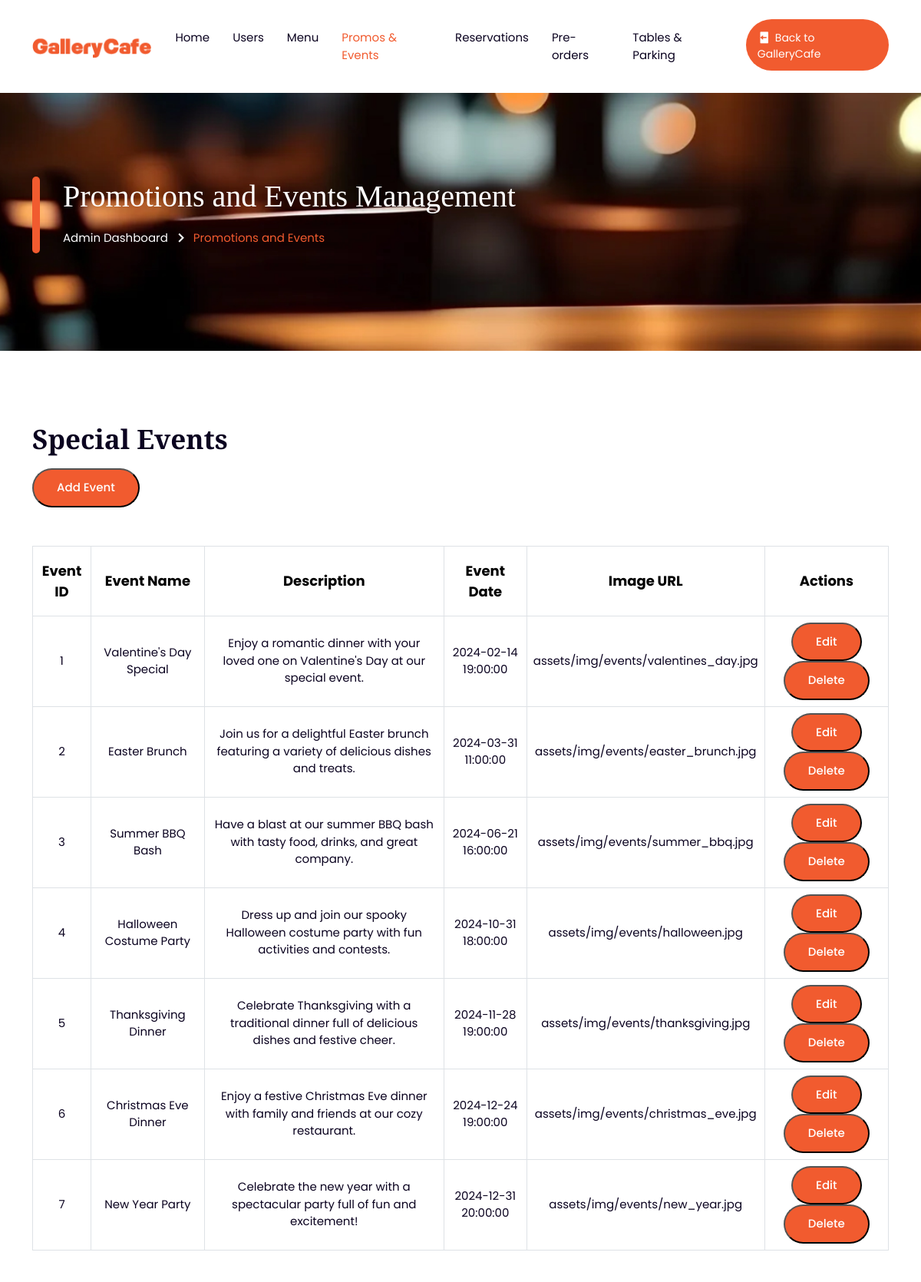
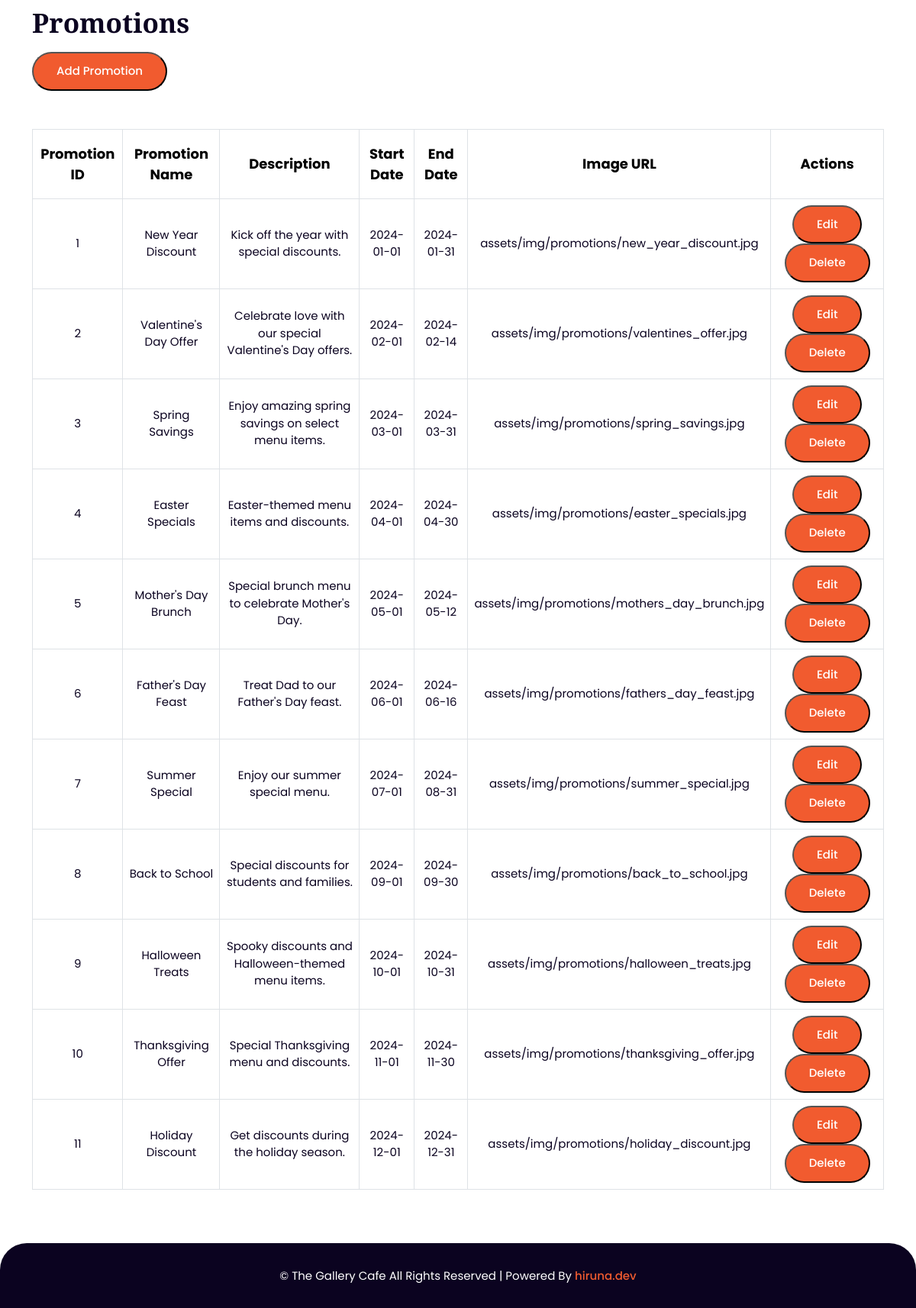
The page /admin/promotions_events_management.php (signed in) on the database its author committed (2 pictures, top to bottom).
### tables this page shows
CREATE TABLE SpecialEvents (
    EventID INT AUTO_INCREMENT PRIMARY KEY,
    EventName VARCHAR(100) NOT NULL,
    Description TEXT,
    EventDate DATETIME NOT NULL,
    ImageURL VARCHAR(255)
);

CREATE TABLE Promotions (
    PromotionID INT AUTO_INCREMENT PRIMARY KEY,
    PromotionName VARCHAR(100) NOT NULL,
    Description TEXT,
    StartDate DATE NOT NULL,
    EndDate DATE NOT NULL,
    ImageURL VARCHAR(255)
);

### admin/promotions_events_management.php (the view, shortened to what this page needs)
<?php
include 'include/header.php';
include '../config.php';
$events_sql = "SELECT * FROM SpecialEvents";
$events_result = $conn->query($events_sql);
$promotions_sql = "SELECT * FROM Promotions";
$promotions_result = $conn->query($promotions_sql);
?>
<div class="page-title-area page-title-img-one">
   <div class="container">
      <div class="page-title-item">
         <h2>Promotions and Events Management</h2>
         <ul>
            <li><a href="admin_dashboard.php">Admin Dashboard</a></li>
            <li><i class="bx bx-chevron-right"></i></li>
            <li>Promotions and Events</li>
         </ul>
      </div>
   </div>
</div>
<div class="feature-area pt-100 pb-70">
   <div class="container">
      <div class="section-title">
         <h2>Special Events</h2>
         <button class="cmn-btn" data-bs-toggle="modal" data-bs-target="#addEventModal">Add Event</button>
      </div>
      <div class="cart-wrap">
         <table class="table user_management">
            <thead class="thead">
               <tr>
                  <th class="table-head" scope="col">Event ID</th>
                  <th class="table-head" scope="col">Event Name</th>
                  <th class="table-head" scope="col">Description</th>
                  <th class="table-head" scope="col">Event Date</th>
                  <th class="table-head" scope="col">Image URL</th>
                  <th class="table-head" scope="col">Actions</th>
               </tr>
            </thead>
            <tbody>
               <?php if ($events_result->num_rows > 0): ?>
                  <?php while ($row = $events_result->fetch_assoc()): ?>
                     <tr id="event-<?php echo $row['EventID']; ?>">
                        <td><?php echo htmlspecialchars($row['EventID']); ?></td>
                        <td><?php echo htmlspecialchars($row['EventName']); ?></td>
                        <td><?php echo htmlspecialchars($row['Description']); ?></td>
                        <td><?php echo htmlspecialchars($row['EventDate']); ?></td>
                        <td><?php echo htmlspecialchars($row['ImageURL']); ?></td>
                        <td>
                           <button class="cmn-btn edit-event" data-id="<?php echo $row['EventID']; ?>">Edit</button>
                           <button class="cmn-btn delete-event" data-id="<?php echo $row['EventID']; ?>">Delete</button>
                        </td>
                     </tr>
                  <?php endwhile; ?>
               <?php else: ?>
                  <tr>
                     <td colspan="6">No events found</td>
                  </tr>
               <?php endif; ?>
            </tbody>
         </table>
      </div>
      <div class="section-title mt-5">
         <h2>Promotions</h2>
         <button class="cmn-btn" data-bs-toggle="modal" data-bs-target="#addPromotionModal">Add Promotion</button>
      </div>
      <div class="cart-wrap">
         <table class="table user_management">
            <thead class="thead">
               <tr>
                  <th class="table-head" scope="col">Promotion ID</th>
                  <th class="table-head" scope="col">Promotion Name</th>
                  <th class="table-head" scope="col">Description</th>
                  <th class="table-head" scope="col">Start Date</th>
                  <th class="table-head" scope="col">End Date</th>
                  <th class="table-head" scope="col">Image URL</th>
                  <th class="table-head" scope="col">Actions</th>
               </tr>
            </thead>
            <tbody>
               <?php if ($promotions_result->num_rows > 0): ?>
                  <?php while ($row = $promotions_result->fetch_assoc()): ?>
                     <tr id="promotion-<?php echo $row['PromotionID']; ?>">
                        <td><?php echo htmlspecialchars($row['PromotionID']); ?></td>
                        <td><?php echo htmlspecialchars($row['PromotionName']); ?></td>
                        <td><?php echo htmlspecialchars($row['Description']); ?></td>
                        <td><?php echo htmlspecialchars($row['StartDate']); ?></td>
                        <td><?php echo htmlspecialchars($row['EndDate']); ?></td>
                        <td><?php echo htmlspecialchars($row['ImageURL']); ?></td>
                        <td>
                           <button class="cmn-btn edit-promotion" data-id="<?php echo $row['PromotionID']; ?>">Edit</button>
                           <button class="cmn-btn delete-promotion" data-id="<?php echo $row['PromotionID']; ?>">Delete</button>
                        </td>
                     </tr>
                  <?php endwhile; ?>
               <?php else: ?>
                  <tr>
                     <td colspan="7">No promotions found</td>
                  </tr>
               <?php endif; ?>
            </tbody>
         </table>
      </div>
   </div>
</div>
<?php include 'include/footer.php'; ?>

### assets/css/meanmenu.css (style rules this page uses)
body { font-family: oswald, sans-serif; padding: 0; margin: 0; font-size: 15px; background-color: #f1f1f1 }

### assets/css/style.css (style rules this page uses)
body { font-family: poppins, sans-serif; color: #2e2e30; background-color: #fff; font-size: 15px }
h1, h2, h3, h4, h5, h6 { line-height: 1.3; font-family: playfair display, serif; color: #0b0320 }
a { transition: .5s all ease; text-decoration: none; color: #F15B2F }
.pt-100 { padding-top: 100px }
.pb-70 { padding-bottom: 70px }
.section-title { margin-bottom: 50px; text-align: center; margin-top: -8px }
.section-title h2 { font-weight: 700; font-size: 35px; margin-bottom: 16px }
.feature-area .section-title { text-align: left }
.cmn-btn { font-weight: 500; font-size: 15px; color: #FFFFFF; background-color: #F15B2F; padding: 12px 30px; border-radius: 50px; display: inline-block }
.page-title-img-one { background-image: url(../img/page-title.jpg) }
.page-title-area { background-position: center center; background-repeat: no-repeat; background-size: cover; padding-top: 230px; padding-bottom: 135px }
.page-title-item { padding-left: 40px; position: relative }
.page-title-item:before { position: absolute; content: ""; width: 10px; height: 100px; left: 0; top: 0; border-radius: 50px; background-color: #F15B2F }
.page-title-item h2 { font-size: 40px; color: #fff; margin-bottom: 10px }
.page-title-item ul { margin: 0; padding: 0 }
.page-title-item ul li { list-style-type: none; display: inline-block; color: #F15B2F }
.page-title-item ul li i { display: inline-block; font-size: 25px; position: relative; top: 6px; color: #fff }
.page-title-item ul li a { display: inline-block; color: #fff }
.cart-wrap { text-align: center }
.cart-wrap .table { margin: 0 }
.cart-wrap .table .thead { background-color: #F15B2F }
.cart-wrap .table .thead tr .table-head { color: #000000; font-size: 18px; padding-top: 18px; padding-bottom: 18px }
.cart-wrap .table tr td { font-size: 15px; color: #0b0320 }
.cart-wrap .table td, .cart-wrap .table th { border: 1px solid #dee2e6; vertical-align: middle }
.cart-wrap .table>:not(:first-child) { border-top: 0 }

### rows shown on the page
specialevents: EventID "1", EventName "Valentine's Day Special", Description "Enjoy a romantic dinner with your loved one on Valentine's Day at our special event.", EventDate "2024-02-14 19:00:00", ImageURL "assets/img/events/valentines_day.jpg"
specialevents: EventID "2", EventName "Easter Brunch", Description "Join us for a delightful Easter brunch featuring a variety of delicious dishes and treats.", EventDate "2024-03-31 11:00:00", ImageURL "assets/img/events/easter_brunch.jpg"
specialevents: EventID "3", EventName "Summer BBQ Bash", Description "Have a blast at our summer BBQ bash with tasty food, drinks, and great company.", EventDate "2024-06-21 16:00:00", ImageURL "assets/img/events/summer_bbq.jpg"
specialevents: EventID "4", EventName "Halloween Costume Party", Description "Dress up and join our spooky Halloween costume party with fun activities and contests.", EventDate "2024-10-31 18:00:00", ImageURL "assets/img/events/halloween.jpg"
specialevents: EventID "5", EventName "Thanksgiving Dinner", Description "Celebrate Thanksgiving with a traditional dinner full of delicious dishes and festive cheer.", EventDate "2024-11-28 19:00:00", ImageURL "assets/img/events/thanksgiving.jpg"
specialevents: EventID "6", EventName "Christmas Eve Dinner", Description "Enjoy a festive Christmas Eve dinner with family and friends at our cozy restaurant.", EventDate "2024-12-24 19:00:00", ImageURL "assets/img/events/christmas_eve.jpg"
specialevents: EventID "7", EventName "New Year Party", Description "Celebrate the new year with a spectacular party full of fun and excitement!", EventDate "2024-12-31 20:00:00", ImageURL "assets/img/events/new_year.jpg"
promotions: PromotionID "1", PromotionName "New Year Discount", Description "Kick off the year with special discounts.", StartDate "2024-01-01", EndDate "2024-01-31", ImageURL "assets/img/promotions/new_year_discount.jpg"
promotions: PromotionID "2", PromotionName "Valentine's Day Offer", Description "Celebrate love with our special Valentine's Day offers.", StartDate "2024-02-01", EndDate "2024-02-14", ImageURL "assets/img/promotions/valentines_offer.jpg"
promotions: PromotionID "3", PromotionName "Spring Savings", Description "Enjoy amazing spring savings on select menu items.", StartDate "2024-03-01", EndDate "2024-03-31", ImageURL "assets/img/promotions/spring_savings.jpg"
promotions: PromotionID "4", PromotionName "Easter Specials", Description "Easter-themed menu items and discounts.", StartDate "2024-04-01", EndDate "2024-04-30", ImageURL "assets/img/promotions/easter_specials.jpg"
promotions: PromotionID "5", PromotionName "Mother's Day Brunch", Description "Special brunch menu to celebrate Mother's Day.", StartDate "2024-05-01", EndDate "2024-05-12", ImageURL "assets/img/promotions/mothers_day_brunch.jpg"
promotions: PromotionID "6", PromotionName "Father's Day Feast", Description "Treat Dad to our Father's Day feast.", StartDate "2024-06-01", EndDate "2024-06-16", ImageURL "assets/img/promotions/fathers_day_feast.jpg"
promotions: PromotionID "7", PromotionName "Summer Special", Description "Enjoy our summer special menu.", StartDate "2024-07-01", EndDate "2024-08-31", ImageURL "assets/img/promotions/summer_special.jpg"
promotions: PromotionID "8", PromotionName "Back to School", Description "Special discounts for students and families.", StartDate "2024-09-01", EndDate "2024-09-30", ImageURL "assets/img/promotions/back_to_school.jpg"
promotions: PromotionID "9", PromotionName "Halloween Treats", Description "Spooky discounts and Halloween-themed menu items.", StartDate "2024-10-01", EndDate "2024-10-31", ImageURL "assets/img/promotions/halloween_treats.jpg"
promotions: PromotionID "10", PromotionName "Thanksgiving Offer", Description "Special Thanksgiving menu and discounts.", StartDate "2024-11-01", EndDate "2024-11-30", ImageURL "assets/img/promotions/thanksgiving_offer.jpg"
promotions: PromotionID "11", PromotionName "Holiday Discount", Description "Get discounts during the holiday season.", StartDate "2024-12-01", EndDate "2024-12-31", ImageURL "assets/img/promotions/holiday_discount.jpg"
